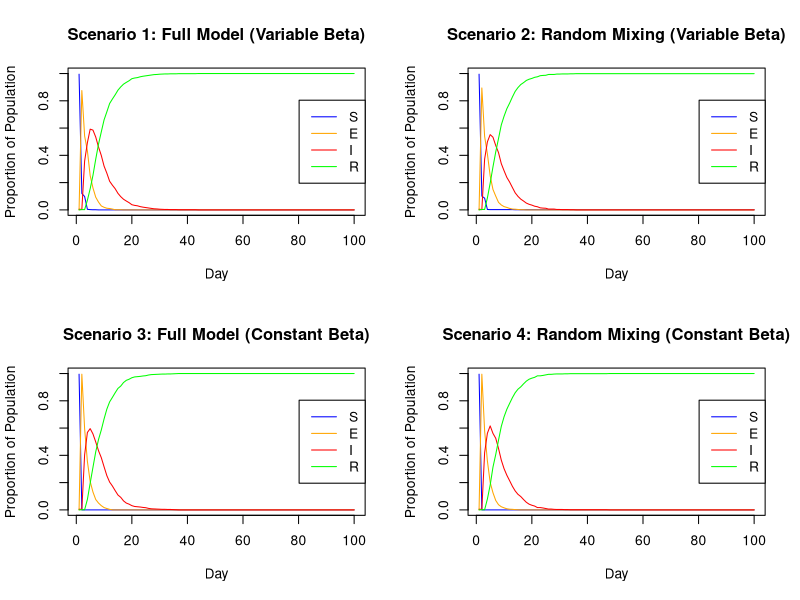

Generate this figure with R:
#  Statistical Programming Group Project 2
#  Group 18 Members and Contributions:
#  Farah Nur Jannah Binti Farok (S2891743): Sections 1 and 2
#  Marta Gorecka (S1866561): Sections 2 & 3
#  Farell Zevic (S2810226): Sections 4 and 5
############################################################

# 1. Household distribution

set.seed(0)
n <- 1000 # population test size
hmax <- 5 # max household size
h <- rep(1:(n %/% hmax + 1), sample(1:hmax, n %/% hmax + 1, replace=TRUE))[1:n]
# n %/% hmax is the min num of households needed if all had hmax people
# +1 to have extra households in case division is not exact
# replace=TRUE allows repeated household sizes
# [1:n] trims the vector to exactly n people

# 2.  Network of regular contacts
# function to generate non-household contacts
beta <- runif(n, 0, 1) #n vector of βi
get.net <- function(beta, h, nc = 15) {
  # beta = sociability vector
  n <- length(beta) # total number of people
  bm <- mean(beta) # mean of vector beta
  contacts <- vector("list", n) # create empty list for each person
  
  for (i in seq_len(n)) {
    non_household <- which(h != h[i]) # identify people NOT in the same household as person i
    probij <- nc * beta[i] * beta[non_household] / (bm^2 * (n-1)) # probability links
    isampled <- runif(length(non_household)) < probij # randomly sample which non-householders to pick
    sampled <- non_household[isampled] # sampled non-householders
    contacts[[i]] <- sampled
    #contacts[[i]] <- sample(non_household, nc, probij) # sample contacts from non_household population with probability probij
    
  }
  
  # make the link bidirectional
  # ensure if person i lists person j as a contact, then person j also lists person i as a contact
  for (i in 1:n) {
    for (j in contacts[[i]] ) {
      # check if the reverse link (j -> i) already exists
      if (! (i %in% contacts[[j]]) ) { 
        contacts[[j]] <- c(contacts[[j]], i) # add i to j's contact list if bidirectional link does not exist
      }}}
  return(contacts) 
}


# 3. SEIR model implementation
# n = number of people
# βi = sociability parameter for ith person
# h = n vector of indicating which household the person belongs to
# beta = n vector of βi; nt = number of days to simulate 
# pinf = proportion of the initial population to *randomly* start in th eI state

## NOT FINISHED, To Be Completed
alink = get.net(beta, h, nc = 15) # non-household contacts

nseir <- function(beta, h, alink, alpha=c(.1,.01,.01), delta=.2, gamma=.4, nc=15, nt = 100, pinf = .005) {
  n<-length(beta)
  x<-rep(0L,n) # vector x to store the infection state
  ni = round(pinf*n) # number of infected people
  iinf <- sample(1:n,ni) # randomly select the infectious people
  x[iinf] <- 2 # set those infected people to stage "2" (E->I)
  
  S <- E <- I <- R <- numeric(nt) ## set up storage for pop in each state
  S[1] <- n-ni; I[1]<-ni
  
  # from LECTURE NOTES for inspiration
  for (i in 2:nt) { ## loop over days
    u <- runif(n) ## uniform random deviates
    x[x==2 & u < delta] <- 3 ## I -> R with prob delta
    x[x==1 & u < gamma] <- 2 ## E -> I with prob gamma
    x[x==0 & runif(n) < beta*I[i-1]] <- 1 ## S -> E with prob beta*I[i-1]
    S[i] <- sum(x==0); E[i] <- sum(x==1)
    I[i] <- sum(x==2); R[i] <- sum(x==3)
  }
  return(list(S=S,E=E,I=I,R=R,t=1:nt))
}

# 4. Visualization of SEIR population states
plot.nseir <- function(result, main_title) {
  n <- result$S[1] + result$E[1] + result$I[1] + result$R[1]
  
  plot(result$t, result$S / n, type = "l", col = "blue",
       xlab = "Day", ylab = "Proportion of Population",
       ylim = c(0, 1), main = main_title)
  lines(result$t, result$E / n, col = "orange")
  lines(result$t, result$I / n, col = "red")
  lines(result$t, result$R / n, col = "green")
  
  legend("right", legend = c("S", "E", "I", "R"),
         col = c("blue", "orange", "red", "green"), lty = 1)
}

# 5. Scenario-based SEIR model comparison
set.seed(42)

n <- 1000
nt <- 100
beta_vector <- runif(n, 0, 1)
h_households <- rep(1:(n %/% 5 + 1), sample(1:5, n %/% 5 + 1, replace=TRUE)) [1:n]
beta_bar_vector <- rep(mean(beta_vector), n)

par(mfrow = c(2, 2))

# Scenario 1: Full Model with variable beta
alink_full <- get.net(beta = beta_vector, h = h_households)
result_full <- nseir(beta = beta_vector, h = h_households, alink = alink_full)
plot.nseir(result_full, "Scenario 1: Full Model (Variable Beta)")

# Scenario 2: Random Mixing with variable beta
alpha_random_mixing <- c(0, 0, 0.02)
result_random <- nseir(beta = beta_vector, h = h_households, alink = alink_full,
                       alpha = alpha_random_mixing)
plot.nseir(result_random, "Scenario 2: Random Mixing (Variable Beta)")

# Scenario 3: Full Model with constant beta
alink_homog <- get.net(beta = beta_bar_vector, h = h_households)
result_homog <- nseir(beta = beta_bar_vector, h = h_households, alink = alink_homog)
plot.nseir(result_homog, "Scenario 3: Full Model (Constant Beta)")

# Scenario 4: Random Mixing with constant beta
result_rand_homog <- nseir(beta = beta_bar_vector, h = h_households, alink = alink_homog,
                           alpha = alpha_random_mixing)
plot.nseir(result_rand_homog, "Scenario 4: Random Mixing (Constant Beta)")
par(mfrow = c(1, 1))
